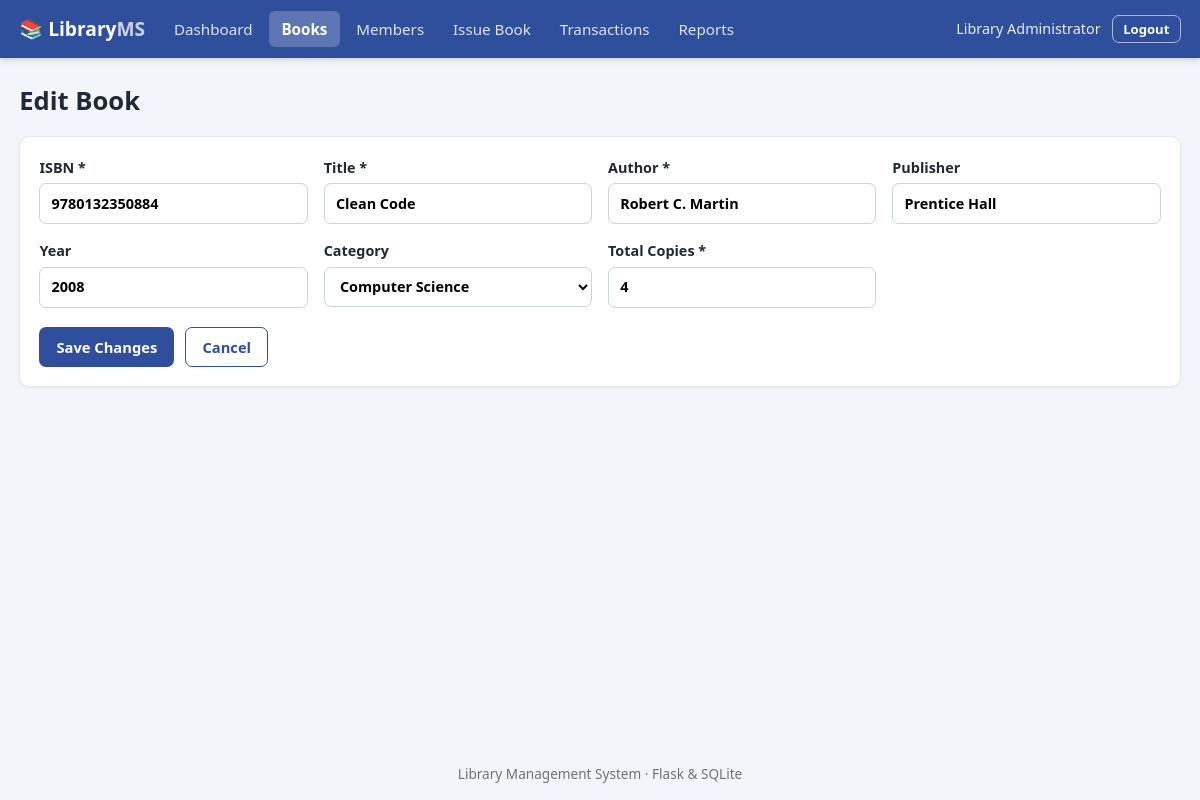
The app's page /books/1/edit (signed in) with its own data.
### tables this page shows
CREATE TABLE books (
    id               INTEGER PRIMARY KEY AUTOINCREMENT,
    isbn             TEXT NOT NULL UNIQUE,
    title            TEXT NOT NULL,
    author           TEXT NOT NULL,
    publisher        TEXT,
    year             INTEGER,
    category_id      INTEGER REFERENCES categories(id) ON DELETE SET NULL,
    total_copies     INTEGER NOT NULL DEFAULT 1 CHECK (total_copies >= 0),
    available_copies INTEGER NOT NULL DEFAULT 1 CHECK (available_copies >= 0)
);

### app.py (the view, shortened to what this page needs)
@app.route("/books/<int:book_id>/edit", methods=["GET", "POST"])
@login_required
def edit_book(book_id):
    conn = get_conn()
    book = conn.execute("SELECT * FROM books WHERE id = ?", (book_id,)).fetchone()
    if not book:
        abort(404)
    cats = conn.execute("SELECT * FROM categories ORDER BY name").fetchall()
    return render_template("book_form.html", book=book, categories=cats, mode="edit")

### app.py (called while the page is built)
def get_conn():
    if "conn" not in g:
        g.conn = db.get_db()
    return g.conn

@app.teardown_appcontext
def close_conn(_exc):
    conn = g.pop("conn", None)
    if conn is not None:
        conn.close()

def login_required(view):
    @wraps(view)
    def wrapped(*args, **kwargs):
        if "user_id" not in session:
            return redirect(url_for("login", next=request.path))
        return view(*args, **kwargs)
    return wrapped

def csrf_token():
    if "_csrf" not in session:
        session["_csrf"] = secrets.token_hex(16)
    return session["_csrf"]

@app.before_request
def protect_post():
    if request.method == "POST":
        sent = request.form.get("_csrf") or request.headers.get("X-CSRF-Token")
        if not sent or sent != session.get("_csrf"):
            abort(400, "Invalid or missing CSRF token. Please reload the page and try again.")

@app.context_processor
def inject_globals():
    return {"today": date.today().isoformat(), "loan_days": db.LOAN_DAYS,
            "fine_per_day": db.FINE_PER_DAY}

### database.py (called while the page is built)
def get_db():
    conn = sqlite3.connect(DB_PATH)
    conn.row_factory = sqlite3.Row
    conn.execute("PRAGMA foreign_keys = ON")
    return conn

### Library_Management_System/templates/book_form.html (shortened to what this page needs)
{% extends "base.html" %}
{% block content %}
<h1>{{ 'Add New Book' if mode == 'add' else 'Edit Book' }}</h1>
<form method="post" class="card form" novalidate>
  <div class="form-grid">
    <label>ISBN *
      <input type="text" name="isbn" required value="{{ book.isbn or '' }}">
    </label>
    <label>Title *
      <input type="text" name="title" required value="{{ book.title or '' }}">
    </label>
    <label>Author *
      <input type="text" name="author" required value="{{ book.author or '' }}">
    </label>
    <label>Publisher
      <input type="text" name="publisher" value="{{ book.publisher or '' }}">
    </label>
    <label>Year
      <input type="number" name="year" min="1000" max="2100" value="{{ book.year or '' }}">
    </label>
    <label>Category
      <select name="category_id">
        {% for c in categories %}
          <option value="{{ c.id }}" {{ 'selected' if book.category_id == c.id }}>{{ c.name }}</option>
        {% endfor %}
      </select>
    </label>
    <label>Total Copies *
      <input type="number" name="total_copies" min="1" required value="{{ book.total_copies or 1 }}">
    </label>
  </div>
  <div class="form-actions">
    <button type="submit" class="btn btn-primary">{{ 'Add Book' if mode == 'add' else 'Save Changes' }}</button>
    <a class="btn btn-outline" href="{{ url_for('books') }}">Cancel</a>
  </div>
</form>
{% endblock %}

### Library_Management_System/static/css/style.css (style rules this page uses)
:root { --primary: #2f4f9d; --primary-dark: #223a77; --bg: #f3f5fa; --card: #ffffff; --text: #1f2937; --muted: #6b7280; --border: #e2e6ef; --ok: #15803d; --ok-bg: #dcfce7; --warn: #a16207; --warn-bg: #fef3c7; --danger: #b91c1c; --danger-bg: #fee2e2; --info-bg: #dbeafe; --info: #1d4ed8; }
* { box-sizing: border-box; }
body { margin: 0; font-family: "Segoe UI", system-ui, -apple-system, Roboto, Arial, sans-serif; background: var(--bg); color: var(--text); line-height: 1.5; min-height: 100vh; display: flex; flex-direction: column; }
h1 { font-size: 1.6rem; margin: 0 0 1rem; }
a { color: var(--primary); }
.card { background: var(--card); border: 1px solid var(--border); border-radius: 10px; padding: 1.2rem; box-shadow: 0 1px 3px rgba(16,24,40,.05); margin-bottom: 1.2rem; }
.btn { display: inline-block; padding: .5rem 1rem; border-radius: 7px; border: 1px solid transparent; font-size: .92rem; font-weight: 600; cursor: pointer; text-decoration: none; font-family: inherit; }
.btn-primary { background: var(--primary); color: #fff; }
.btn-outline { background: #fff; color: var(--primary); border-color: var(--primary); }
.form-grid { display: grid; grid-template-columns: repeat(auto-fit, minmax(260px, 1fr)); gap: 1rem; }
label { display: flex; flex-direction: column; gap: .3rem; font-weight: 600; font-size: .9rem; }
input, select, textarea { font: inherit; padding: .55rem .7rem; border: 1px solid #cbd2e0; border-radius: 7px; background: #fff; width: 100%; }
.form-actions { display: flex; gap: .7rem; margin-top: 1.2rem; }

### records on screen
books: isbn "9780132350884", title "Clean Code", author "Robert C. Martin", publisher "Prentice Hall", year "2008", total_copies "4"

### other values on screen
{{ session.full_name }} "Library Administrator"
{{ 'Add New Book' if mode == 'add' else 'Edit Book' }} "Edit Book"
{{ 'Add Book' if mode == 'add' else 'Save Changes' }} "Save Changes"
form field category_id "Computer Science"
